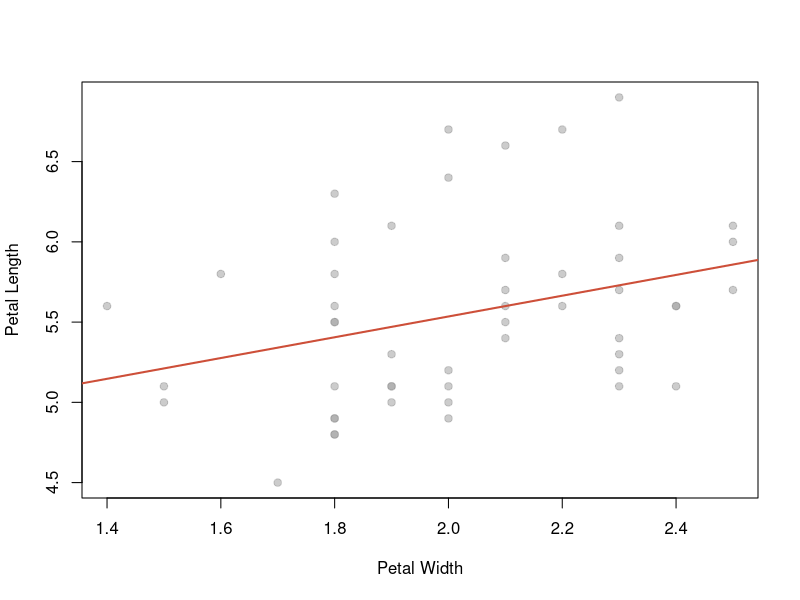
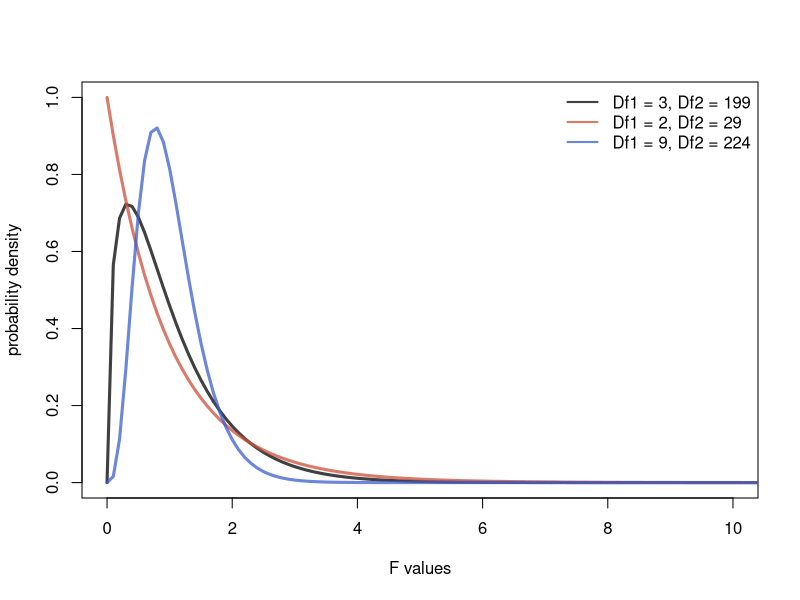
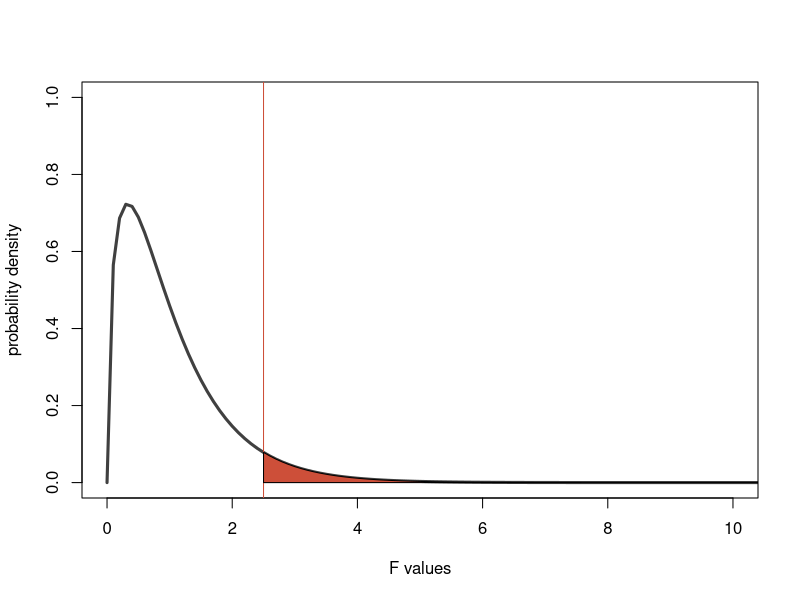

R code for these plots, in order: (Note: this script raises an error after producing the figures.)
iris


virginica <- iris[iris$Species == "virginica",]
mod <- lm(virginica$Petal.Length ~ virginica$Petal.Width)
plot(virginica$Petal.Width,virginica$Petal.Length, pch=19,
     col=rgb(.6,.6,.6,.5),
     xlab= "Petal Width",
     ylab="Petal Length")

abline(mod, lwd=2, col="tomato3")
summary(mod)

xplot <- seq(0,20, by=0.1)
yplot <- df(xplot,3,(50*4)-1)
yplot2 <- df(xplot,2,(15*3)-1)
yplot3 <- df(xplot,9,(25*9)-1)


plot(xplot, yplot, type="l", ylim=c(0,1),
     xlim=c(0,10),lwd=3,
     ylab="probability density",
     xlab="F values",
     col=rgb(0,0,0,.75))
points(xplot,yplot2, type="l",lwd=3, col=rgb(0.8,0.31,0.22,0.75))
points(xplot,yplot3, type="l",lwd=3, col=rgb(0.23,0.37,0.8,0.75))

legend("topright",
       c("Df1 = 3, Df2 = 199",
         "Df1 = 2, Df2 = 29",
         "Df1 = 9, Df2 = 224"),
       bty="n",
       col=c(rgb(0,0,0,.75),
             rgb(0.8,0.31,0.22,0.75),
             rgb(0.23,0.37,0.8,0.75) ),
       lwd=2)


plot(xplot, yplot, type="l", ylim=c(0,1),
     xlim=c(0,10),lwd=3,
     ylab="probability density",
     xlab="F values",
     col=rgb(0,0,0,.75))
abline(v=2.5, col="tomato3")
xsub <- xplot[xplot >= 2.5]
ysub <- yplot[xplot >= 2.5]
polygon(c(xsub,rev(xsub)),
        c(ysub,rep(0,length(ysub))),
        col="tomato3")

1-pf(2.5,3,(50*4)-1)

1-pf(4.898,3,236)

simANOVA <- group
library(ggplot2)

set.seed(12)
bigF <- data.frame(data=c(rnorm(50,15,5),rnorm(50,25,5),rnorm(50,45,5),rnorm(50,32,5)), 
                   groups=as.factor(c(rep("group 1",50),rep("group 2",50),rep("group 3",50),rep("group 4",50))),
                   jitter=c(rnorm(50,1,0.1),rnorm(50,2,0.1),rnorm(50,3,0.1),rnorm(50,4,0.1)))

meansBG <- tapply(bigF$data,bigF$groups,"mean")
meanB <- mean(bigF$data)

ggplot(bigF, aes(x=groups,y=data)) + 
  geom_boxplot(fill="grey75")+
  theme_classic()+
  geom_point(data=data.frame(x=seq(1,4), y=meansBG[1:4]),
             aes(x=x,y=y), col="tomato3",size=3)+
  geom_line(data=data.frame(x=seq(0,5), y=rep(meanB,6)),
            aes(x=x,y=y), col="royalblue2")+
  geom_point(data=bigF,aes(x=jitter,y=data),
             col=rgb(0.1,0.1,0.1,0.5),size=0.5)

mod <- lm(bigF$data ~ bigF$groups)
aov.mod <- aov(mod)
summary(aov.mod)

modPH <- TukeyHSD(aov.mod)
modPH
plot(modPH)

